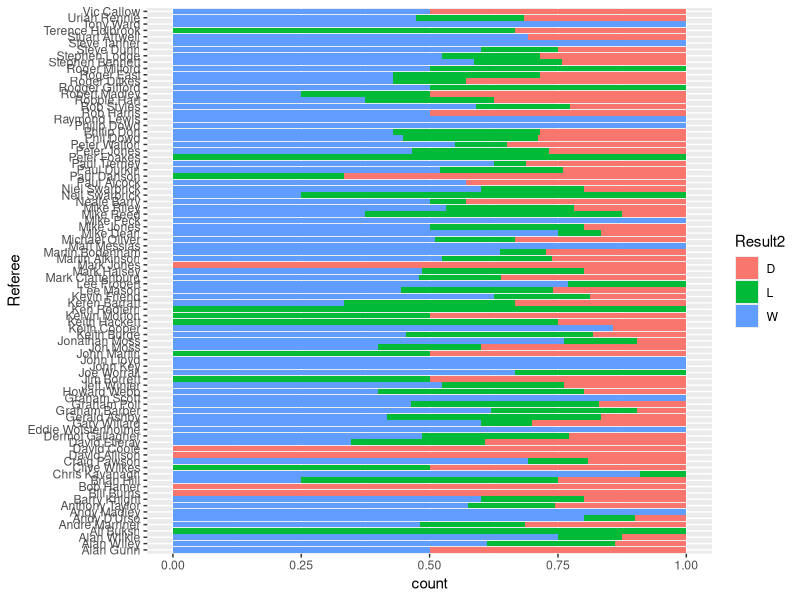

Recreate this plot in R.
library(tidyverse)

data <- read.csv("Data/Match Data.csv")


liverpool_games = data %>%
  filter(Home == 'Liverpool' | Away == 'Liverpool')


result_mapping <- tibble(
  Result = c(1, 0, -1),
  Result2 = c('W', 'D', 'L')
)



liverpool_results <- 
  union(
  liverpool_games %>%
    filter(Home == 'Liverpool') %>%
    select(Date, Season, Referee, Result),
  
  liverpool_games %>%
    filter(Away == 'Liverpool') %>%
    select(Date, Season, Referee, Result) %>%
    mutate(Result = -1*Result)
  ) %>%
  inner_join(result_mapping, by = "Result")


ggplot(data = liverpool_results)+
  geom_bar(aes(x = Referee, fill = Result2), position = "fill")+
  coord_flip()


ref_stats <- liverpool_results %>% group_by(Referee) %>% summarise(count = n(), overall_decision = sum(Result), average_decision = mean(Result))



data %>% filter(Referee == "Graham Scott", Home == 'Liverpool' | Away == "Liverpool")
